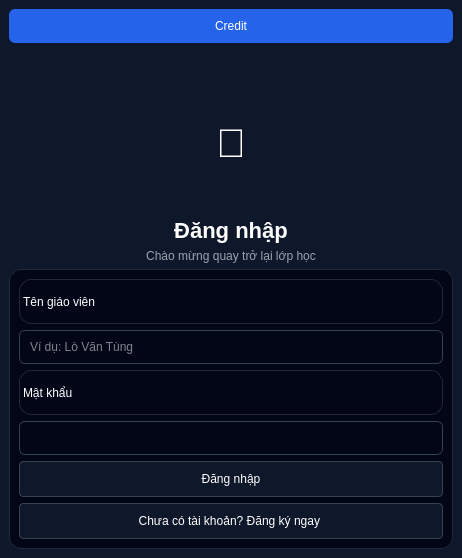
<?xml version="1.0" encoding="UTF-8"?>
<ui version="4.0">
 <class>LoginWindow</class>
 <widget class="QMainWindow" name="LoginWindow">
  <property name="geometry">
   <rect>
    <x>0</x>
    <y>0</y>
    <width>462</width>
    <height>558</height>
   </rect>
  </property>
  <property name="windowTitle">
   <string>Đăng nhập</string>
  </property>
  <widget class="QWidget" name="centralwidget">
   <property name="styleSheet">
    <string notr="true">
     QWidget{
        background:#0f172a;
        color:white;
        font:12pt &quot;Segoe UI&quot;;
     }
     QLineEdit{
        background:#020617;
        border:1px solid #334155;
        border-radius:6px;
        padding:8px;
        color:white;
     }
     QPushButton{
        border-radius:6px;
        padding:10px;
     }
     #btnLogin{
        background:#2563eb;
     }
     #btnGoogle{
        background:#111827;
        border:1px solid #374151;
     }
    </string>
   </property>
   <layout class="QVBoxLayout" name="verticalLayout">
    <item>
     <widget class="QPushButton" name="credit_btn">
      <property name="styleSheet">
       <string notr="true">#credit_btn{
background:#2563eb;
border-radius:6px;
padding:10px;
}
#credit_btn:hover{
background:rgb(29, 80, 189);
}</string>
      </property>
      <property name="text">
       <string>Credit</string>
      </property>
     </widget>
    </item>
    <item>
     <spacer name="spacer">
      <property name="orientation">
       <enum>Qt::Vertical</enum>
      </property>
      <property name="sizeHint" stdset="0">
       <size>
        <width>20</width>
        <height>120</height>
       </size>
      </property>
     </spacer>
    </item>
    <item>
     <layout class="QVBoxLayout">
      <item alignment="Qt::AlignHCenter">
       <widget class="QLabel" name="label">
        <property name="styleSheet">
         <string>font-size:40px;</string>
        </property>
        <property name="text">
         <string>
🧠
          </string>
        </property>
        <property name="alignment">
         <set>Qt::AlignCenter</set>
        </property>
       </widget>
      </item>
      <item alignment="Qt::AlignHCenter">
       <widget class="QLabel" name="label">
        <property name="styleSheet">
         <string>font-size:22px;font-weight:600;</string>
        </property>
        <property name="text">
         <string>Đăng nhập</string>
        </property>
        <property name="alignment">
         <set>Qt::AlignCenter</set>
        </property>
       </widget>
      </item>
      <item alignment="Qt::AlignHCenter">
       <widget class="QLabel" name="label">
        <property name="styleSheet">
         <string>color:#9ca3af;</string>
        </property>
        <property name="text">
         <string>Chào mừng quay trở lại lớp học</string>
        </property>
        <property name="alignment">
         <set>Qt::AlignCenter</set>
        </property>
       </widget>
      </item>
      <item>
       <widget class="QFrame" name="frame">
        <property name="minimumSize">
         <size>
          <width>420</width>
          <height>280</height>
         </size>
        </property>
        <property name="maximumSize">
         <size>
          <width>450</width>
          <height>400</height>
         </size>
        </property>
        <property name="styleSheet">
         <string notr="true">
          QFrame{
           background:#020617;
           border:1px solid #1f2937;
           border-radius:12px;
          }
QPushButton{
background-color:#0F172A;
border-radius:4px;
border:1px solid #374151
}
QPushButton:hover{
background-color:rgb(38, 59, 107)
}</string>
        </property>
        <property name="frameShape">
         <enum>QFrame::StyledPanel</enum>
        </property>
        <layout class="QVBoxLayout">
         <item>
          <widget class="QLabel" name="label">
           <property name="text">
            <string>Tên giáo viên</string>
           </property>
          </widget>
         </item>
         <item>
          <widget class="QLineEdit" name="name2">
           <property name="text">
            <string/>
           </property>
           <property name="placeholderText">
            <string>Ví dụ: Lò Văn Tùng</string>
           </property>
          </widget>
         </item>
         <item>
          <widget class="QLabel" name="label">
           <property name="text">
            <string>Mật khẩu</string>
           </property>
          </widget>
         </item>
         <item>
          <widget class="QLineEdit" name="pass2">
           <property name="echoMode">
            <enum>QLineEdit::Password</enum>
           </property>
          </widget>
         </item>
         <item>
          <widget class="QPushButton" name="signin">
           <property name="text">
            <string>Đăng nhập</string>
           </property>
          </widget>
         </item>
         <item>
          <widget class="QPushButton" name="didnt_have">
           <property name="text">
            <string>Chưa có tài khoản? Đăng ký ngay </string>
           </property>
          </widget>
         </item>
        </layout>
       </widget>
      </item>
     </layout>
    </item>
   </layout>
  </widget>
 </widget>
 <resources/>
 <connections/>
</ui>
